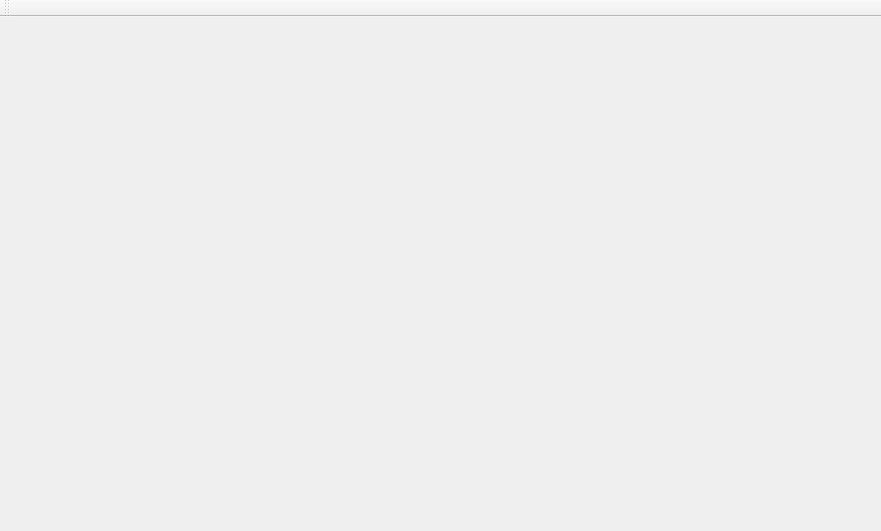
<?xml version="1.0" encoding="UTF-8"?>
<ui version="4.0">
 <class>RNManager</class>
 <widget class="QMainWindow" name="RNManager">
  <property name="geometry">
   <rect>
    <x>0</x>
    <y>0</y>
    <width>881</width>
    <height>531</height>
   </rect>
  </property>
  <property name="windowTitle">
   <string>RNManager</string>
  </property>
  <widget class="QWidget" name="centralWidget"/>
  <widget class="QMenuBar" name="menuBar">
   <property name="geometry">
    <rect>
     <x>0</x>
     <y>0</y>
     <width>881</width>
     <height>26</height>
    </rect>
   </property>
  </widget>
  <widget class="QToolBar" name="mainToolBar">
   <attribute name="toolBarArea">
    <enum>TopToolBarArea</enum>
   </attribute>
   <attribute name="toolBarBreak">
    <bool>false</bool>
   </attribute>
  </widget>
 </widget>
 <layoutdefault spacing="6" margin="11"/>
 <resources/>
 <connections/>
</ui>
